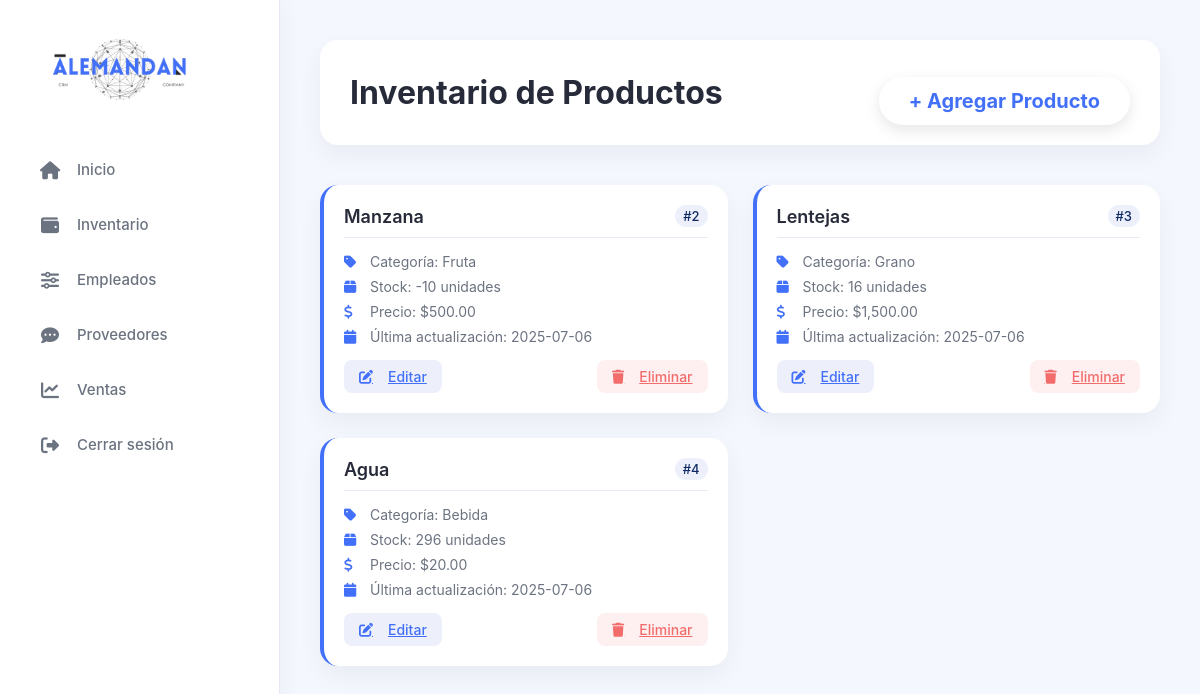
The page /NewAlemandan/roles/administrador/actividades/inventario.php on the database its author committed.
### tables this page shows
CREATE TABLE `productos` (
  `id` int(11) NOT NULL,
  `nombre` varchar(100) NOT NULL,
  `categoria` varchar(50) NOT NULL,
  `stock` int(11) NOT NULL,
  `precio` decimal(10,2) NOT NULL,
  `ultima_actualizacion` date NOT NULL
);

### NewAlemandan/roles/administrador/actividades/inventario.php (the view, shortened to what this page needs)
<?php
require_once('../../../includes/db.php');
$stmt = $conexion->query("SELECT * FROM productos ORDER BY ultima_actualizacion DESC");
$productos = $stmt->fetchAll(PDO::FETCH_ASSOC);
?>
<!DOCTYPE html>
<html lang="es">
<head>
    <link rel="stylesheet" href="/assets/css/dashboards.css" />
    <link rel="stylesheet" href="/assets/css/inventario.css" />
    <link rel="stylesheet" href="https://cdnjs.cloudflare.com/ajax/libs/font-awesome/6.4.0/css/all.min.css" />
</head>
<body>
    <div class="sidebar">
        <div class="logo">
            <img src="/assets/img/Alogo2.png" width="180px" alt="Logo">
        </div>
        <div class="nav-menu">
            <a href="/roles/administrador/dashboard_admin.php" class="nav-item">
                <i class="fas fa-home"></i>
                <span>Inicio</span>
            </a>
            <a href="/roles/administrador/actividades/inventario.php" class="nav-item">
                <i class="fas fa-wallet"></i>
                <span>Inventario</span>
            </a>
            <a href="/roles/administrador/actividades/empleados.php" class="nav-item">
                <i class="fas fa-sliders-h"></i>
                <span>Empleados</span>
            </a>
            <a href="/roles/administrador/actividades/proveedores.php" class="nav-item">
                <i class="fas fa-comment-dots"></i>
                <span>Proveedores</span>
            </a>
            <a href="/roles/administrador/actividades/ventas.php" class="nav-item">
                <i class="fas fa-chart-line"></i>
                <span>Ventas</span>
            </a>
            <a href="/includes/logout.php" class="nav-item">
                <i class="fas fa-sign-out-alt"></i>
                <span>Cerrar sesión</span>
            </a>
        </div>
    </div>
    <div class="main-content">
        <div class="header">
            <h1>Inventario de Productos</h1>
            <a href="/forms/agregar_producto.php" class="editar-btn">+ Agregar Producto</a>
        </div>
        <div class="products-section">
            <div class="products-container">
                <?php foreach ($productos as $producto): ?>
                    <div class="product-card">
                        <div class="product-header">
                            <h3 class="product-name"><?= htmlspecialchars($producto['nombre']) ?></h3>
                            <span class="product-id">#<?= $producto['id'] ?></span>
                        </div>
                        <div class="product-details">
                            <p><i class="fas fa-tag"></i> Categoría: <?= htmlspecialchars($producto['categoria']) ?></p>
                            <p><i class="fas fa-box"></i> Stock: <?= $producto['stock'] ?> unidades</p>
                            <p><i class="fas fa-dollar-sign"></i> Precio: $<?= number_format($producto['precio'], 2) ?></p>
                            <p><i class="fas fa-calendar"></i> Última actualización: <?= $producto['ultima_actualizacion'] ?></p>
                        </div>
                        <div class="product-actions">
                            <a href="/forms/editar_producto.php?id=<?= $producto['id'] ?>" class="action-btn edit">
                                <i class="fas fa-edit"></i> Editar
                            </a>
                            <a href="/forms/eliminar_producto.php?id=<?= $producto['id'] ?>" class="action-btn delete" onclick="return confirm('¿Eliminar este producto?');">
                                <i class="fas fa-trash"></i> Eliminar
                            </a>
                        </div>
                    </div>
                <?php endforeach; ?>
            </div>
        </div>
    </div>
</body>
</html>

### NewAlemandan/assets/css/dashboards.css (style rules this page uses)
:root { --primary-color: #4370f8; --primary-light: #edf0fb; --primary-dark: #0f2a65; --secondary-color: #3b3f5c; --gray-light: #f5f7ff; --gray-medium: #e6e9f4; --gray-dark: #828795; --danger: #f36c6c; --success: #2dbf78; --white: #ffffff; --text-primary: #262a39; --text-secondary: #6c7380; --card-shadow: 0 10px 25px rgba(0, 0, 0, 0.05); --sidebar-width: 280px; --header-height: 80px; --border-radius: 18px; }
* { margin: 0; padding: 0; box-sizing: border-box; font-family: "Inter", -apple-system, BlinkMacSystemFont, "Segoe UI", Roboto, sans-serif; }
body { background-color: var(--gray-light); color: var(--text-primary); display: flex; min-height: 100vh; }
.sidebar { width: var(--sidebar-width); background-color: var(--white); border-right: 1px solid var(--gray-medium); padding: 35px 0; display: flex; flex-direction: column; position: fixed; top: 0; left: 0; bottom: 0; z-index: 100; box-shadow: 5px 0 20px rgba(0, 0, 0, 0.03); }
.logo { padding: 0 30px 35px; }
.logo img { height: auto; width: 180px; }
.nav-menu { display: flex; flex-direction: column; flex-grow: 1; padding: 0 15px; }
.nav-item { display: flex; align-items: center; padding: 14px 20px; color: var(--text-secondary); text-decoration: none; font-weight: 500; font-size: 15px; margin-bottom: 8px; transition: all 0.3s ease; border-radius: 12px; border-left: 3px solid transparent; }
.nav-item i { margin-right: 15px; font-size: 18px; width: 24px; text-align: center; }
.main-content { flex-grow: 1; margin-left: var(--sidebar-width); padding: 30px; }
.header { display: flex; justify-content: space-between; align-items: center; margin-bottom: 30px; background-color: var(--white); border-radius: var(--border-radius); padding: 20px 30px; box-shadow: var(--card-shadow); }
.action-btn { padding: 12px 15px; border-radius: 12px; border: none; font-weight: 500; cursor: pointer; display: flex; align-items: center; justify-content: center; gap: 10px; transition: all 0.3s ease; font-size: 14px; text-align: center; }

### rows shown on the page
productos: nombre "Manzana", id "2", categoria "Fruta", stock "-10", precio "500.00", ultima_actualizacion "2025-07-06"
productos: nombre "Lentejas", id "3", categoria "Grano", stock "16", precio "1,500.00", ultima_actualizacion "2025-07-06"
productos: nombre "Agua", id "4", categoria "Bebida", stock "296", precio "20.00", ultima_actualizacion "2025-07-06"
